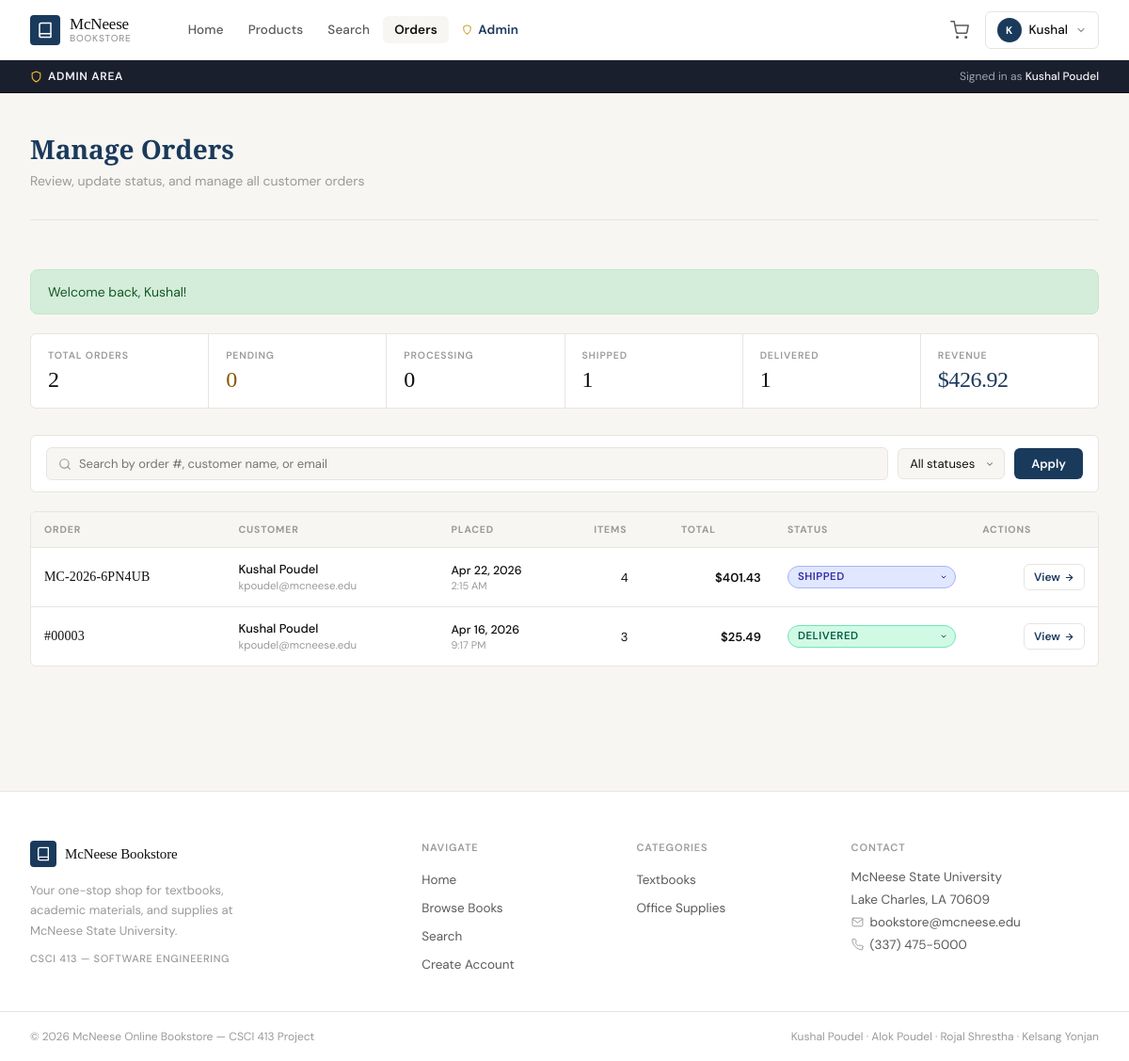
The page /pages/admin/orders.php (signed in) on the database its author committed.
### tables this page shows
CREATE TABLE `orders` (
  `id` int(11) NOT NULL,
  `order_number` varchar(20) DEFAULT NULL,
  `user_id` int(11) NOT NULL,
  `full_name` varchar(200) NOT NULL,
  `phone` varchar(30) DEFAULT NULL,
  `street` varchar(255) NOT NULL,
  `apt` varchar(100) DEFAULT NULL,
  `city` varchar(100) NOT NULL,
  `state` varchar(2) NOT NULL,
  `zip` varchar(10) NOT NULL,
  `subtotal` decimal(10,2) NOT NULL,
  `shipping_cost` decimal(10,2) DEFAULT 0.00,
  `tax` decimal(10,2) DEFAULT 0.00,
  `total` decimal(10,2) NOT NULL,
  `status` enum('pending','processing','shipped','delivered','cancelled') DEFAULT 'pending',
  `created_at` timestamp NOT NULL DEFAULT current_timestamp(),
  `updated_at` timestamp NOT NULL DEFAULT current_timestamp() ON UPDATE current_timestamp()
);

CREATE TABLE `users` (
  `id` int(11) NOT NULL,
  `first_name` varchar(100) NOT NULL,
  `last_name` varchar(100) NOT NULL,
  `email` varchar(150) NOT NULL,
  `student_id` varchar(20) DEFAULT NULL,
  `password` varchar(255) NOT NULL,
  `phone` varchar(20) DEFAULT NULL,
  `address` text DEFAULT NULL,
  `role` enum('student','admin') DEFAULT 'student',
  `profile_picture` varchar(255) DEFAULT NULL,
  `created_at` timestamp NOT NULL DEFAULT current_timestamp(),
  `updated_at` timestamp NOT NULL DEFAULT current_timestamp() ON UPDATE current_timestamp()
);

### includes/config.php (called while the page is built, shortened)
<?php
function sanitize($data) {
    return htmlspecialchars(strip_tags(trim($data)));
}
?>

### pages/Admin/orders.php (the view, shortened to what this page needs)
<?php
require_once '../../includes/config.php';
$conn = getConnection();
$searchTerm   = sanitize($_GET['q']       ?? '');
$allowedStatuses = ['pending', 'processing', 'shipped', 'delivered', 'cancelled'];
$whereParts = [];
$whereSql = $whereParts ? ('WHERE ' . implode(' AND ', $whereParts)) : '';
$ordersRes = $conn->query("
    SELECT
        o.*,
        u.email AS user_email,
        u.first_name AS user_first,
        u.last_name  AS user_last,
        COUNT(oi.id) AS item_count,
        SUM(oi.quantity) AS total_qty
    FROM orders o
    LEFT JOIN users u       ON u.id = o.user_id
    LEFT JOIN order_items oi ON oi.order_id = o.id
    $whereSql
    GROUP BY o.id
    ORDER BY
        CASE o.status
            WHEN 'pending'    THEN 1
            WHEN 'processing' THEN 2
            WHEN 'shipped'    THEN 3
            WHEN 'delivered'  THEN 4
            WHEN 'cancelled'  THEN 5
            ELSE 6
        END,
        o.created_at DESC
");
$orders = [];
while ($r = $ordersRes->fetch_assoc()) {
    $orders[] = $r;
}
$metricsRes = $conn->query("
    SELECT
        COUNT(*) AS total,
        SUM(CASE WHEN status='pending'    THEN 1 ELSE 0 END) AS pending_count,
        SUM(CASE WHEN status='processing' THEN 1 ELSE 0 END) AS processing_count,
        SUM(CASE WHEN status='shipped'    THEN 1 ELSE 0 END) AS shipped_count,
        SUM(CASE WHEN status='delivered'  THEN 1 ELSE 0 END) AS delivered_count,
        SUM(CASE WHEN status='cancelled'  THEN 1 ELSE 0 END) AS cancelled_count,
        SUM(CASE WHEN status != 'cancelled' THEN total ELSE 0 END) AS revenue
    FROM orders
");
$metrics = $metricsRes->fetch_assoc();
require_once '../../includes/header.php';
function displayOrderNo($o) {
    if (!empty($o['order_number'])) return $o['order_number'];
    return '#' . str_pad($o['id'], 5, '0', STR_PAD_LEFT);
}
?>
<div class="admin-ribbon">
    <div class="admin-ribbon-inner">
        <span class="admin-ribbon-label">
            <svg width="13" height="13" viewBox="0 0 24 24" fill="none" stroke="currentColor" stroke-width="2" stroke-linecap="round" stroke-linejoin="round"><path d="M12 22s8-4 8-10V5l-8-3-8 3v7c0 6 8 10 8 10z"/></svg>
            Admin Area
        </span>
        <span class="admin-ribbon-user">
            Signed in as <strong><?= htmlspecialchars($_SESSION['first_name'] . ' ' . $_SESSION['last_name']) ?></strong>
        </span>
    </div>
</div>
<div class="page-header">
    <h1>Manage Orders</h1>
    <p>Review, update status, and manage all customer orders</p>
</div>
<div class="section">
    <?php if(isset($_SESSION['flash_success'])): ?>
    <div class="alert alert-success"><?= $_SESSION['flash_success'] ?></div>
    <?php endif; ?>
    <div class="admin-metrics">
        <div class="admin-metric">
            <div class="admin-metric-label">Total orders</div>
            <div class="admin-metric-value"><?= (int)$metrics['total'] ?></div>
        </div>
        <div class="admin-metric admin-metric-accent">
            <div class="admin-metric-label">Pending</div>
            <div class="admin-metric-value"><?= (int)$metrics['pending_count'] ?></div>
        </div>
        <div class="admin-metric">
            <div class="admin-metric-label">Processing</div>
            <div class="admin-metric-value"><?= (int)$metrics['processing_count'] ?></div>
        </div>
        <div class="admin-metric">
            <div class="admin-metric-label">Shipped</div>
            <div class="admin-metric-value"><?= (int)$metrics['shipped_count'] ?></div>
        </div>
        <div class="admin-metric">
            <div class="admin-metric-label">Delivered</div>
            <div class="admin-metric-value"><?= (int)$metrics['delivered_count'] ?></div>
        </div>
        <div class="admin-metric admin-metric-revenue">
            <div class="admin-metric-label">Revenue</div>
            <div class="admin-metric-value">$<?= number_format((float)$metrics['revenue'], 2) ?></div>
        </div>
    </div>
    <form method="GET" action="" class="admin-filter-bar">
        <div class="admin-filter-search">
            <svg width="14" height="14" viewBox="0 0 24 24" fill="none" stroke="currentColor" stroke-width="2" stroke-linecap="round" stroke-linejoin="round"><circle cx="11" cy="11" r="8"/><line x1="21" y1="21" x2="16.65" y2="16.65"/></svg>
            <input type="search" name="q" placeholder="Search by order #, customer name, or email"
                   value="<?= htmlspecialchars($searchTerm) ?>">
        </div>
        <div class="admin-filter-status">
            <select name="status" onchange="this.form.submit()">
                <option value="">All statuses</option>
            </select>
        </div>
        <button type="submit" class="admin-filter-btn">Apply</button>
    </form>
    <?php if(empty($orders)): ?>
    <div class="empty-state">
        <div class="empty-state-icon">
            <svg width="22" height="22" viewBox="0 0 24 24" fill="none" stroke="currentColor" stroke-width="1.5" stroke-linecap="round" stroke-linejoin="round"><circle cx="11" cy="11" r="8"/><line x1="21" y1="21" x2="16.65" y2="16.65"/></svg>
        </div>
        <h3>No orders match your filters</h3>
        <p>Try adjusting your search or status filter.</p>
    </div>
    <?php else: ?>
    <div class="admin-table-wrap">
        <table class="admin-table">
            <thead>
                <tr>
                    <th>Order</th>
                    <th>Customer</th>
                    <th>Placed</th>
                    <th class="admin-th-center">Items</th>
                    <th class="admin-th-right">Total</th>
                    <th>Status</th>
                    <th class="admin-th-right">Actions</th>
                </tr>
            </thead>
            <tbody>
                <?php foreach($orders as $o):
                ?>
                <tr>
                    <td>
                        <div class="admin-order-no"><?= htmlspecialchars(displayOrderNo($o)) ?></div>
                    </td>
                    <td>
                        <div class="admin-customer-name"><?= htmlspecialchars(trim(($o['user_first'] ?? '') . ' ' . ($o['user_last'] ?? ''))) ?></div>
                        <div class="admin-customer-email"><?= htmlspecialchars($o['user_email'] ?? '—') ?></div>
                    </td>
                    <td>
                        <div class="admin-date-main"><?= date('M j, Y', strtotime($o['created_at'])) ?></div>
                        <div class="admin-date-sub"><?= date('g:i A', strtotime($o['created_at'])) ?></div>
                    </td>
                    <td class="admin-td-center"><?= (int)$o['total_qty'] ?></td>
                    <td class="admin-td-right admin-total-cell">$<?= number_format($o['total'], 2) ?></td>
                    <td>
                        <form method="POST" action="<?= $_GET ? '?' . htmlspecialchars(http_build_query($_GET)) : '' ?>"
                              class="admin-status-form">
                            <select name="new_status" class="admin-status-select admin-status-select-<?= $o['status'] ?>"
                                    onchange="this.form.submit()">
                                <?php foreach($allowedStatuses as $s): ?>
                                <option value="<?= $s ?>" <?= $o['status'] === $s ? 'selected' : '' ?>>
                                    <?= ucfirst($s) ?>
                                </option>
                                <?php endforeach; ?>
                            </select>
                        </form>
                    </td>
                    <td class="admin-td-right">
                        <a href="order_details.php?id=<?= $o['id'] ?>" class="admin-link-btn">
                            View
                            <svg width="11" height="11" viewBox="0 0 24 24" fill="none" stroke="currentColor" stroke-width="2.5" stroke-linecap="round" stroke-linejoin="round"><line x1="5" y1="12" x2="19" y2="12"/><polyline points="12 5 19 12 12 19"/></svg>
                        </a>
                    </td>
                </tr>
                <?php endforeach; ?>
            </tbody>
        </table>
    </div>
    <?php endif; ?>
</div>
<?php
require_once '../../includes/footer.php';
?>

### rows shown on the page
orders: order_number "MC-2026-6PN4UB", user.last_name "Kushal Poudel", user.email "kpoudel@mcneese.edu", created_at "Apr 22, 2026", created_at "2:15 AM", total_qty "4", total "401.43", new_status "Shipped"
orders: id "#00003", user.last_name "Kushal Poudel", user.email "kpoudel@mcneese.edu", created_at "Apr 16, 2026", created_at "9:17 PM", total_qty "3", total "25.49", new_status "Delivered"

### other values the page prints
substr($_SESSION['first_name'], 0, 1) "K"
$_SESSION['first_name'] "Kushal"
$_SESSION['first_name'] . ' ' . $_SESSION['last_name'] "Kushal Poudel"
$_SESSION['flash_success'] "Welcome back, Kushal!"
$metrics['total'] "2"
$metrics['pending_count'] "0"
$metrics['processing_count'] "0"
$metrics['shipped_count'] "1"
$metrics['delivered_count'] "1"
$metrics['revenue'] "426.92"
